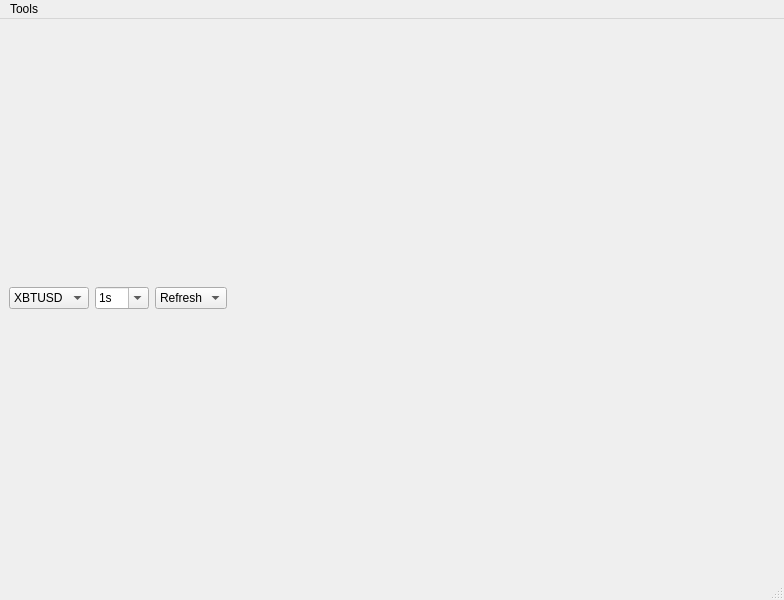
<?xml version="1.0" encoding="UTF-8"?>
<ui version="4.0">
 <class>MainWindow</class>
 <widget class="QMainWindow" name="MainWindow">
  <property name="geometry">
   <rect>
    <x>0</x>
    <y>0</y>
    <width>784</width>
    <height>600</height>
   </rect>
  </property>
  <property name="windowTitle">
   <string>Fake TradingView</string>
  </property>
  <widget class="QWidget" name="centralwidget">
   <layout class="QVBoxLayout" name="verticalLayout">
    <item>
     <layout class="QHBoxLayout" name="horizontalLayout">
      <item>
       <widget class="QComboBox" name="cb_symbol">
        <property name="sizeAdjustPolicy">
         <enum>QComboBox::AdjustToContents</enum>
        </property>
        <item>
         <property name="text">
          <string>XBTUSD</string>
         </property>
        </item>
        <item>
         <property name="text">
          <string>ETHUSD</string>
         </property>
        </item>
       </widget>
      </item>
      <item>
       <widget class="QComboBox" name="cb_interval">
        <property name="editable">
         <bool>true</bool>
        </property>
        <property name="insertPolicy">
         <enum>QComboBox::InsertAtBottom</enum>
        </property>
        <property name="sizeAdjustPolicy">
         <enum>QComboBox::AdjustToContents</enum>
        </property>
        <item>
         <property name="text">
          <string>1s</string>
         </property>
        </item>
        <item>
         <property name="text">
          <string>5s</string>
         </property>
        </item>
        <item>
         <property name="text">
          <string>15s</string>
         </property>
        </item>
        <item>
         <property name="text">
          <string>30s</string>
         </property>
        </item>
        <item>
         <property name="text">
          <string>-----</string>
         </property>
        </item>
        <item>
         <property name="text">
          <string>1m</string>
         </property>
        </item>
        <item>
         <property name="text">
          <string>3m</string>
         </property>
        </item>
        <item>
         <property name="text">
          <string>5m</string>
         </property>
        </item>
        <item>
         <property name="text">
          <string>15m</string>
         </property>
        </item>
        <item>
         <property name="text">
          <string>30m</string>
         </property>
        </item>
        <item>
         <property name="text">
          <string>45m</string>
         </property>
        </item>
        <item>
         <property name="text">
          <string>-----</string>
         </property>
        </item>
        <item>
         <property name="text">
          <string>1h</string>
         </property>
        </item>
        <item>
         <property name="text">
          <string>2h</string>
         </property>
        </item>
        <item>
         <property name="text">
          <string>3h</string>
         </property>
        </item>
        <item>
         <property name="text">
          <string>4h</string>
         </property>
        </item>
        <item>
         <property name="text">
          <string>-----</string>
         </property>
        </item>
        <item>
         <property name="text">
          <string>1D</string>
         </property>
        </item>
        <item>
         <property name="text">
          <string>1W</string>
         </property>
        </item>
        <item>
         <property name="text">
          <string>1M</string>
         </property>
        </item>
        <item>
         <property name="text">
          <string>-----</string>
         </property>
        </item>
       </widget>
      </item>
      <item>
       <widget class="QComboBox" name="cb_refresh">
        <item>
         <property name="text">
          <string>Refresh</string>
         </property>
        </item>
        <item>
         <property name="text">
          <string>5s</string>
         </property>
        </item>
        <item>
         <property name="text">
          <string>10s</string>
         </property>
        </item>
        <item>
         <property name="text">
          <string>15s</string>
         </property>
        </item>
        <item>
         <property name="text">
          <string>20s</string>
         </property>
        </item>
       </widget>
      </item>
      <item>
       <spacer name="horizontalSpacer">
        <property name="orientation">
         <enum>Qt::Horizontal</enum>
        </property>
        <property name="sizeHint" stdset="0">
         <size>
          <width>40</width>
          <height>20</height>
         </size>
        </property>
       </spacer>
      </item>
     </layout>
    </item>
   </layout>
  </widget>
  <widget class="QMenuBar" name="menubar">
   <property name="geometry">
    <rect>
     <x>0</x>
     <y>0</y>
     <width>784</width>
     <height>26</height>
    </rect>
   </property>
   <widget class="QMenu" name="menuTools">
    <property name="title">
     <string>Tools</string>
    </property>
    <addaction name="actionVolume_profile"/>
   </widget>
   <addaction name="menuTools"/>
  </widget>
  <widget class="QStatusBar" name="statusbar"/>
  <action name="actionVolume_profile">
   <property name="text">
    <string>Volume profile</string>
   </property>
  </action>
 </widget>
 <resources/>
 <connections/>
</ui>
